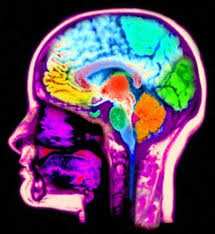
%> input picture brain.jpg, 215 x 234 px
$ octave jpegatt.m   (GNU Octave 9; MATLAB toolbox functions it lacks are replaced by stand-ins)
%> lines starting %> are read from the running program, lines starting %| are printed output that depends on the picture
i=imread('brain.jpg');
%> i is the input picture: size 234x215x3 uint8; mean R, G, B 90.3, 71.2, 95.4
i1=im2double(i);
figure,imshow(i1);
i1=imresize(i1,[512 512]);
%> i1: size 512x512x3 double
i1=imresize(i1,0.5);
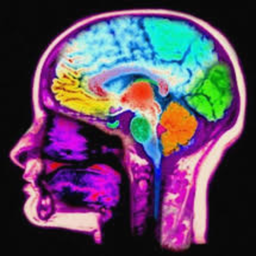
%> i1: size 256x256x3 double; mean R, G, B 0.354, 0.279, 0.374; drawn with min black and max white
i1=imresize(i1,2);
%> i1: size 512x512x3 double
imwrite(i1,'scalebrain.jpg');
i=imread('brain.jpg');
figure,imshow(i);
i1=im2double(i);
figure,imshow(i1);
i1=imresize(i1,[512 512]);
% [4 lines of commented-out code are left out]
i=imread('brain.jpg');
i1=im2double(i);
figure,imshow(i1);
i1=imresize(i1,[512 512]);

imwrite(i1,'brainjpggatt30.jpg','Quality',30);
imwrite(i1,'brainjpggatt60.jpg','Quality',60);

i=imread('brain.jpg');
i1=im2double(i);
figure,imshow(i1);
i1=imresize(i1,[512 512]);
X=i1;
X2 = imcrop(X,[1 1 256 256]);
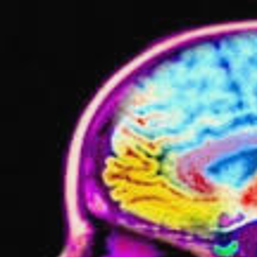
%> X2: size 257x257x3 double; mean R, G, B 0.379, 0.336, 0.377; drawn with min black and max white
imwrite(X2,'brainCROPQ.jpg');
%%%salt and pepper
i=imread('brain.jpg');
i1=im2double(i);
figure,imshow(i1);
i1=imresize(i1,[512 512]);
r1=i1(:,:,1);
g1=i1(:,:,2);
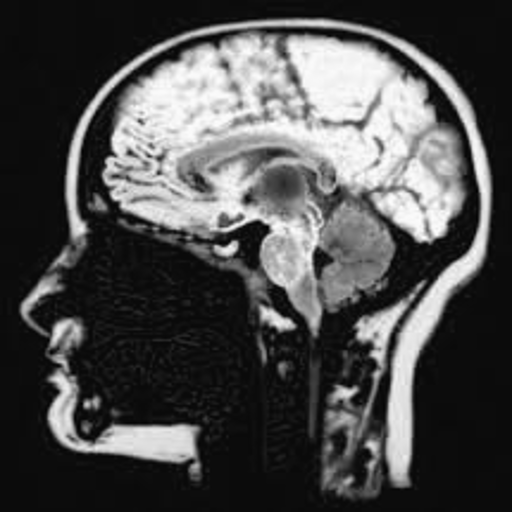
%> g1: size 512x512 double; min -0.0449, max 1.02, mean 0.279; drawn with min black and max white
b1=i1(:,:,3);
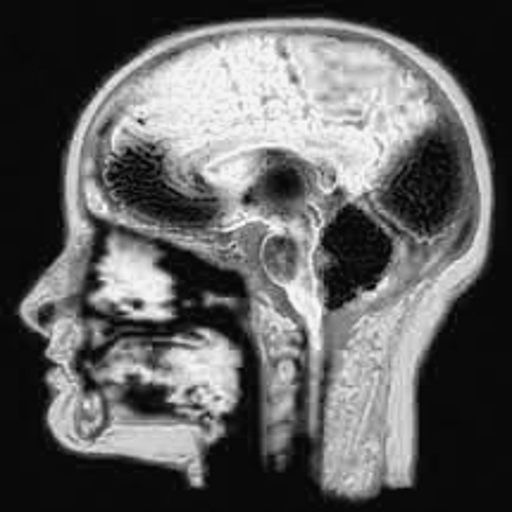
%> b1: size 512x512 double; min -0.0347, max 1.04, mean 0.374; drawn with min black and max white
r1s = imnoise(r1,'salt & pepper',0.05);
g1s = imnoise(g1,'salt & pepper',0.05);
b1s = imnoise(b1,'salt & pepper',0.05);
noisy_salt(:,:,1)=r1s;
noisy_salt(:,:,2)=g1s;
noisy_salt(:,:,3)=b1s;
imwrite(noisy_salt,'brainsalt.jpg');
i=imread('brain.jpg');
i1=im2double(i);
figure,imshow(i1);
i1=imresize(i1,[512 512]);
r1=i1(:,:,1);
g1=i1(:,:,2);
b1=i1(:,:,3);
r1s = imnoise(r1,'speckle',0.04);
g1s = imnoise(g1,'speckle',0.04);
b1s = imnoise(b1,'speckle',0.04);
noisy_salt(:,:,1)=r1s;
noisy_salt(:,:,2)=g1s;
noisy_salt(:,:,3)=b1s;
imwrite(noisy_salt,'brainspeckle.jpg');
i=imread('brain.jpg');
i1=im2double(i);
figure,imshow(i1);
i1=imresize(i1,[512 512]);
r1=i1(:,:,1);
g1=i1(:,:,2);
b1=i1(:,:,3);
r1s = imrotate(r1,50);
%> r1s: size 722x722 double
g1s = imrotate(g1,50);
%> g1s: size 722x722 double
b1s = imrotate(b1,50);
%> b1s: size 722x722 double
r1s=imresize(r1s,[512 512]);
%> r1s: size 512x512 double
g1s=imresize(g1s,[512 512]);
%> g1s: size 512x512 double
b1s=imresize(b1s,[512 512]);
%> b1s: size 512x512 double

noisy_salt(:,:,1)=r1s;
noisy_salt(:,:,2)=g1s;
noisy_salt(:,:,3)=b1s;
imwrite(noisy_salt,'brainrot50.jpg');

i=imread('brain.jpg');
i1=im2double(i);
figure,imshow(i1);
i1=imresize(i1,[512 512]);
r1=i1(:,:,1);
g1=i1(:,:,2);
b1=i1(:,:,3);
r1s = imrotate(r1,70);
%> r1s: size 657x657 double
g1s = imrotate(g1,70);
%> g1s: size 657x657 double
b1s = imrotate(b1,70);
%> b1s: size 657x657 double
r1s=imresize(r1s,[512 512]);
%> r1s: size 512x512 double
g1s=imresize(g1s,[512 512]);
%> g1s: size 512x512 double
b1s=imresize(b1s,[512 512]);
%> b1s: size 512x512 double

noisy_salt(:,:,1)=r1s;
noisy_salt(:,:,2)=g1s;
noisy_salt(:,:,3)=b1s;
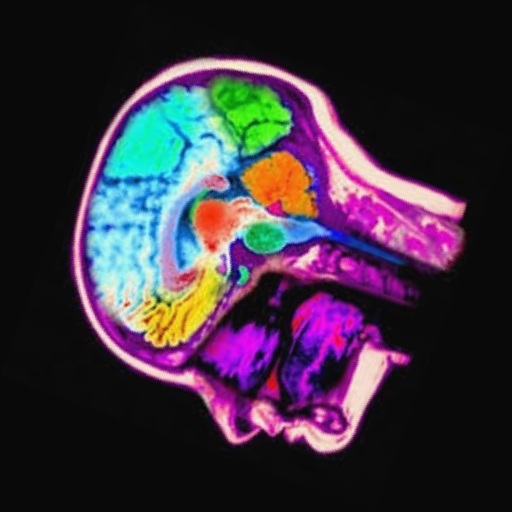
%> noisy_salt: size 512x512x3 double; mean R, G, B 0.215, 0.17, 0.227; drawn with min black and max white
imwrite(noisy_salt,'brainrot70.jpg');

%%%%%%%%%%%%%Histogram equilization
i=imread('brain.jpg');
i1=im2double(i);
figure,imshow(i1);
i1=imresize(i1,[512 512]);
r1=i1(:,:,1);
g1=i1(:,:,2);
b1=i1(:,:,3);
r1s = histeq(r1);
g1s = histeq(g1);
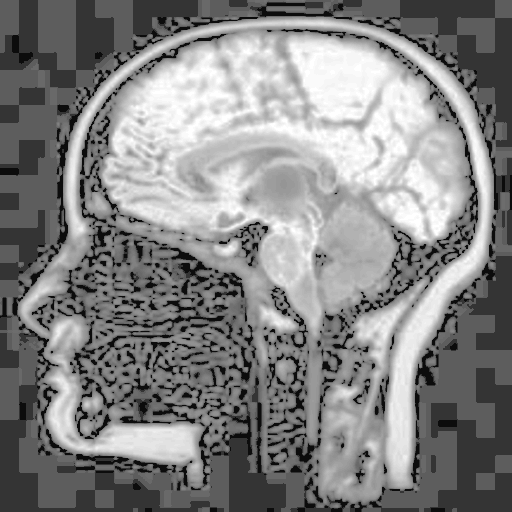
%> g1s: size 512x512 double; min 0.0476, max 1, mean 0.521
b1s = histeq(b1);
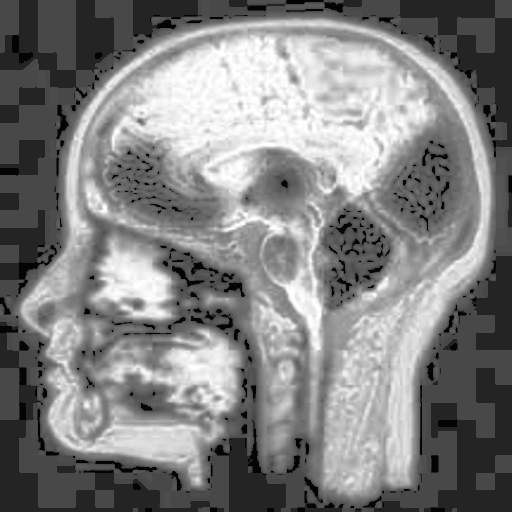
%> b1s: size 512x512 double; min 0.0159, max 1, mean 0.512
r1s=imresize(r1s,[512 512]);
g1s=imresize(g1s,[512 512]);
b1s=imresize(b1s,[512 512]);

noisy_salt(:,:,1)=r1s;
noisy_salt(:,:,2)=g1s;
noisy_salt(:,:,3)=b1s;
imwrite(noisy_salt,'brainhist.jpg');

%%%%%%unsharp filtering
i1=im2double(i);
figure,imshow(i1);
i1=imresize(i1,[512 512]);
r1=i1(:,:,1);
g1=i1(:,:,2);
b1=i1(:,:,3);
h = fspecial('average');
% sharp = imfilter(im,h,'replicate');

r1s =imfilter(r1,h,'replicate');
g1s = imfilter(g1,h,'replicate');
b1s = imfilter(b1,h,'replicate');
r1s=imresize(r1s,[512 512]);
g1s=imresize(g1s,[512 512]);
b1s=imresize(b1s,[512 512]);

noisy_salt(:,:,1)=r1s;
noisy_salt(:,:,2)=g1s;
noisy_salt(:,:,3)=b1s;
imwrite(noisy_salt,'brainavg.jpg');
%%%%%%Low pass filtering
i1=im2double(i);
figure,imshow(i1);
i1=imresize(i1,[512 512]);
r1=i1(:,:,1);
g1=i1(:,:,2);
b1=i1(:,:,3);
h = fspecial('unsharp');
% sharp = imfilter(im,h,'replicate');

r1s =imfilter(r1,h,'replicate');
g1s = imfilter(g1,h,'replicate');
b1s = imfilter(b1,h,'replicate');
r1s=imresize(r1s,[512 512]);
g1s=imresize(g1s,[512 512]);
b1s=imresize(b1s,[512 512]);

noisy_salt(:,:,1)=r1s;
noisy_salt(:,:,2)=g1s;
noisy_salt(:,:,3)=b1s;
imwrite(noisy_salt,'brainunsharp.jpg');

$ run again, with contrsat_20.jpg copied over brain.jpg
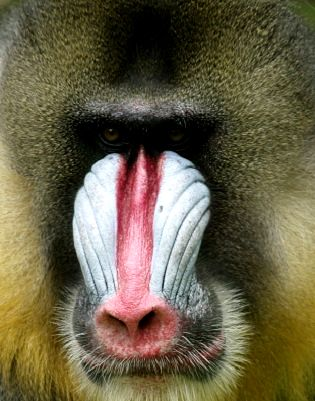
%> input picture contrsat_20.jpg, 315 x 401 px
%> i is the input picture: size 401x315x3 uint8; mean R, G, B 104.9, 96.3, 70.6
%> `noisy_salt(:,:,3)=b1s;`:
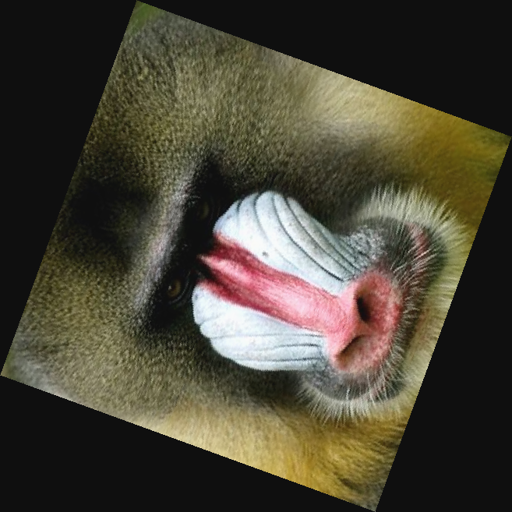
%> noisy_salt: size 512x512x3 double; mean R, G, B 0.25, 0.229, 0.168; drawn with min black and max white
%> `b1s = histeq(b1);`:
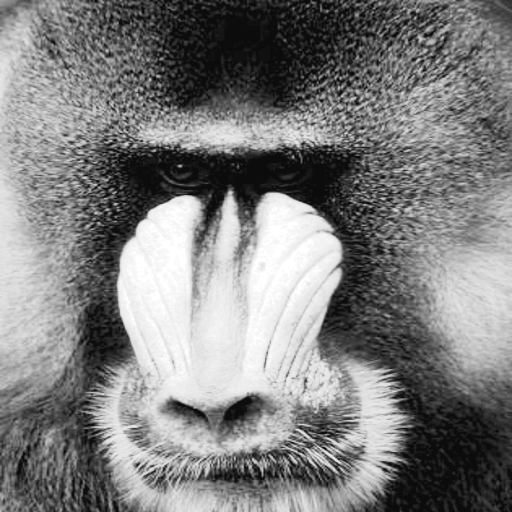
%> b1s: size 512x512 double; min 0.0476, max 1, mean 0.497

$ run again, with jjj.jpg copied over brain.jpg
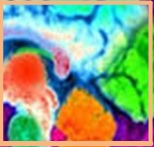
%> input picture jjj.jpg, 154 x 147 px
%> i is the input picture: size 147x154x3 uint8; mean R, G, B 138.5, 163.2, 129.5
%> `r1s = histeq(r1);`:
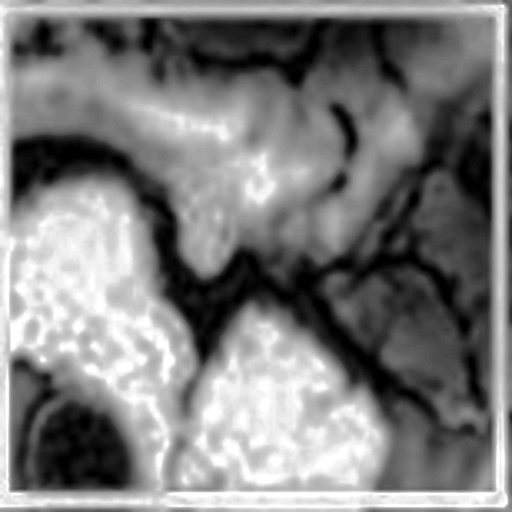
%> r1s: size 512x512 double; min 0, max 1, mean 0.496; mean of the top-left, top-right, bottom-left and bottom-right quarters 0.505, 0.383, 0.613, 0.482
%> `g1s = histeq(g1);`:
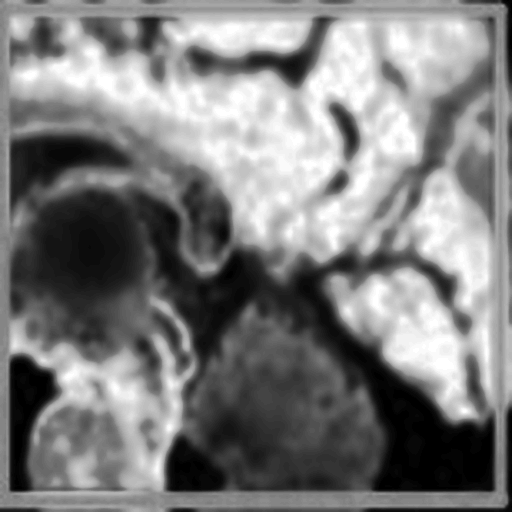
%> g1s: size 512x512 double; min 0, max 1, mean 0.495
